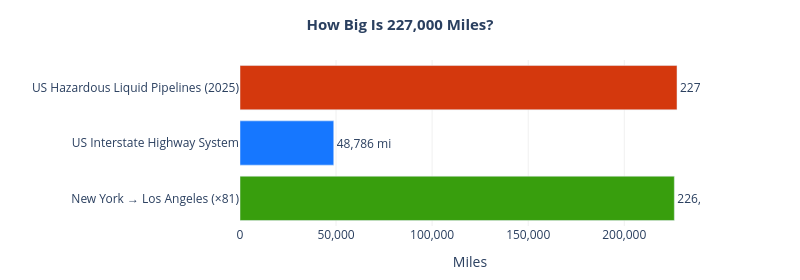

This figure's notebook cell:
### Code cell
# Visual version: proportional bar comparing pipeline to Interstate Highway System
fig_scale = go.Figure()

items = [
    ('US Hazardous Liquid Pipelines\n(2025)', total_2025,    '#D4380D'),
    ('US Interstate Highway System',          INTERSTATE_MILES, '#1677FF'),
    ('New York → Los Angeles (×81)',          NY_LA_MI * 81, '#389E0D'),
]

fig_scale.add_trace(go.Bar(
    x=[v for _, v, _ in items],
    y=[n for n, _, _ in items],
    orientation='h',
    marker_color=[c for _, _, c in items],
    text=[f'{v:,.0f} mi' for _, v, _ in items],
    textposition='outside',
    hovertemplate='%{y}: %{x:,.0f} miles<extra></extra>',
))

fig_scale.update_layout(
    title=dict(
        text='<b>How Big Is 227,000 Miles?</b>',
        font=dict(size=15), x=0.5, xanchor='center'
    ),
    xaxis=dict(title='Miles', tickformat=',', gridcolor='#f0f0f0'),
    yaxis=dict(autorange='reversed'),
    plot_bgcolor='white', paper_bgcolor='white',
    width=800, height=280,
    margin=dict(l=240, r=100, t=60, b=40),
    showlegend=False,
)
fig_scale.show()

### Figure 1 — Plotly figure (JSON) as saved in the notebook; plotly's stock layout.template omitted (floating-point values rounded to 4 significant figures)
{"data": [{"hovertemplate": "%{y}: %{x:,.0f} miles<extra></extra>", "marker": {"color": ["#D4380D", "#1677FF", "#389E0D"]}, "orientation": "h", "text": ["227,457 mi", "48,786 mi", "226,071 mi"], "textposition": "outside", "type": "bar", "x": [227500.0, 48786, 226071], "y": ["US Hazardous Liquid Pipelines\n(2025)", "US Interstate Highway System", "New York → Los Angeles (×81)"]}], "layout": {"height": 280, "margin": {"b": 40, "l": 240, "r": 100, "t": 60}, "paper_bgcolor": "white", "plot_bgcolor": "white", "showlegend": false, "title": {"font": {"size": 15}, "text": "<b>How Big Is 227,000 Miles?</b>", "x": 0.5, "xanchor": "center"}, "width": 800, "xaxis": {"gridcolor": "#f0f0f0", "tickformat": ",", "title": {"text": "Miles"}}, "yaxis": {"autorange": "reversed"}}}
